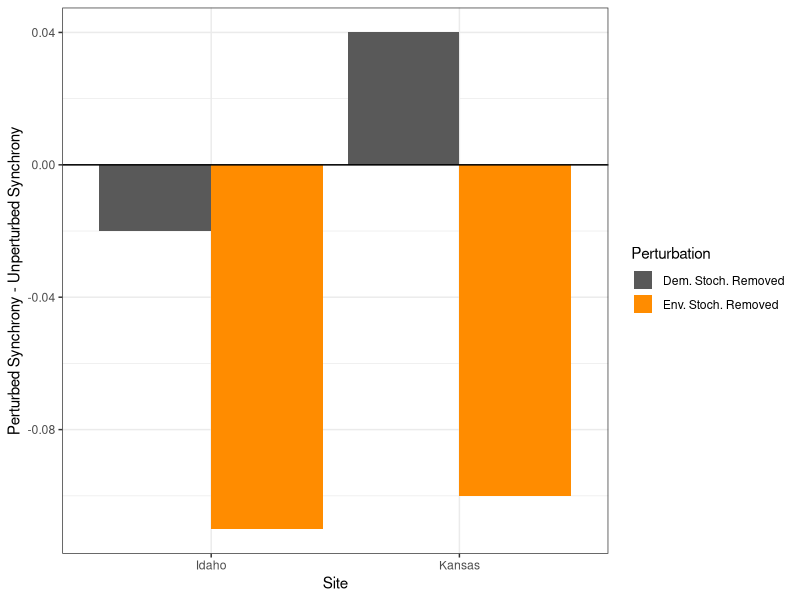

Write the R code that produced this figure.
## ---- chunk 1
## PLOT FROM 3-25-2015
library(ggplot2)
synch_data <- data.frame(site = rep(c("Idaho", "Kansas"), each=3),
                         simulation = rep(c("Both", "Demo only", "Env only"), times=2),
                         synchrony = c(0.6,0.49,0.58,
                                       0.61,0.51,0.65))
synch_diff <- data.frame(Site = rep(c("Idaho", "Kansas"), each=2),
                         Perturbation = rep(c("Env. Stoch. Removed", "Dem. Stoch. Removed"), times=2),
                         synchrony = c(-0.11, -0.02,
                                       -0.1, 0.04))

ggplot(synch_diff)+
  geom_bar(aes(x=Site, y=synchrony, fill=Perturbation), 
           stat="identity", position='dodge', size=2)+
  geom_hline(aes(yintercept=0))+
  ylab("Perturbed Synchrony - Unperturbed Synchrony")+
  xlab("Site")+
  theme_bw()+
  scale_fill_manual(values=c("grey35", "darkorange"))
#   theme(axis.title.x=element_text(size=14, family="Times New Roman"),
#         axis.title.y=element_text(size=14, family="Times New Roman"),
#         axis.text=element_text(size=12, family="Times New Roman"),
#         legend.text=element_text(size=14, family="Times New Roman"), 
#         legend.title=element_blank())
